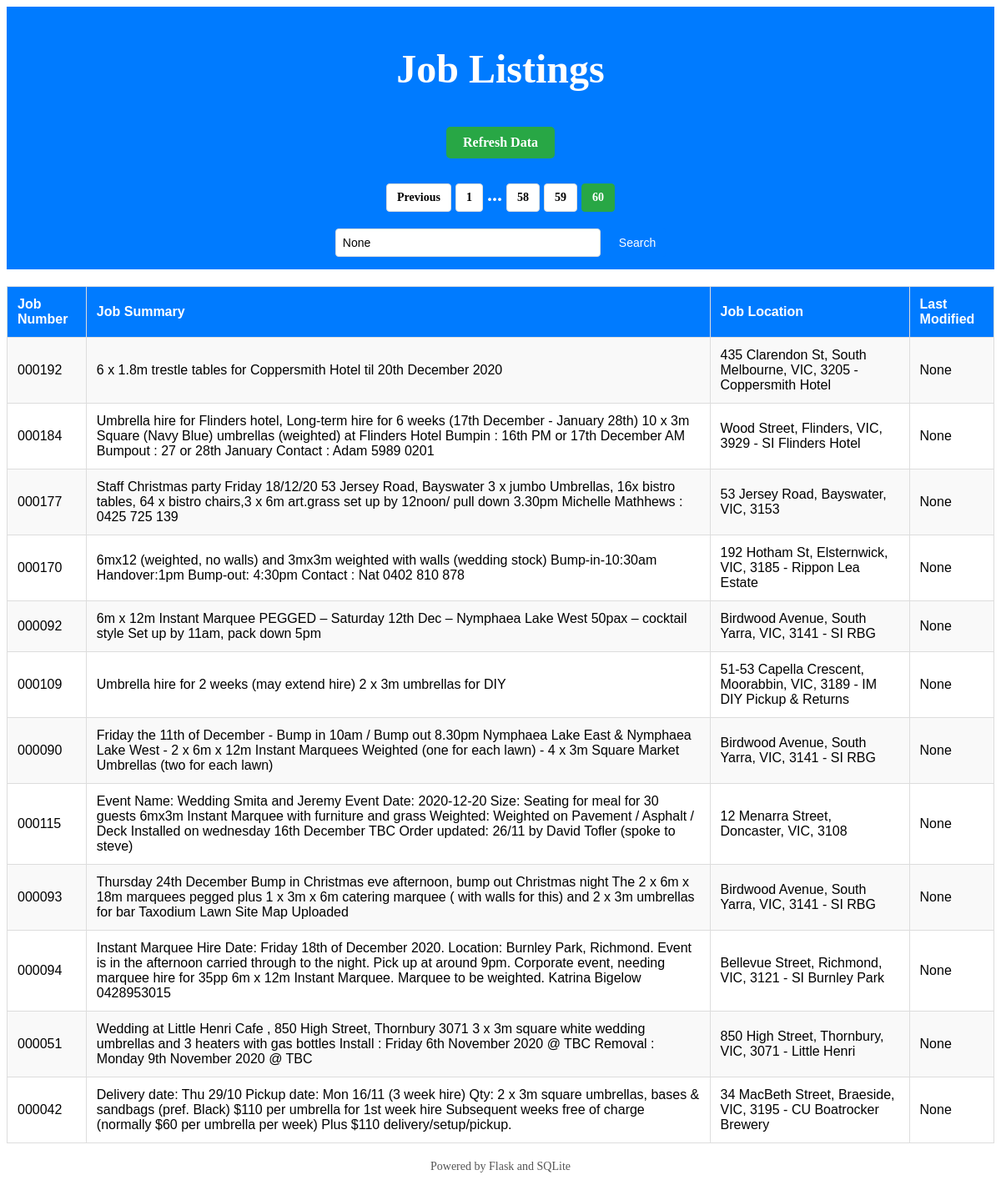
/?page=60, run on the app's committed database.
### tables this page shows
CREATE TABLE jobs (
            job_number TEXT PRIMARY KEY,
            job_summary TEXT,
            job_location TEXT,
            last_modified TIMESTAMP
        );

### app.py (the view)
@app.route("/")
def home():
    page = int(request.args.get('page', 1))
    search_query = request.args.get('search', None)
    jobs, total_jobs = get_cached_jobs(page=page, per_page=20, search_query=search_query)
    total_pages = (total_jobs + 19) // 20  # Calculate total pages
    return render_template(
        "index.html",
        jobs=jobs,
        current_page=page,
        total_pages=total_pages,
        search_query=search_query
    )

### templates/index.html (shortened to what this page needs)
<!DOCTYPE html>
<html lang="en">
<head>
    <link rel="stylesheet" href="{{ url_for('static', filename='styles.css') }}">
</head>
<body>
    <header>
        <h1>Job Listings</h1>
        <a href="/refresh" class="refresh-button">Refresh Data</a>
        <div class="pagination">
            {% if current_page > 1 %}
                <a href="/?page={{ current_page - 1 }}{% if search_query %}&search={{ search_query }}{% endif %}">Previous</a>
            {% endif %}
            <a href="/?page=1{% if search_query %}&search={{ search_query }}{% endif %}"
               class="{% if current_page == 1 %}active{% endif %}">1</a>
            {% if current_page > 4 %}
                <span>...</span>
            {% endif %}
            {% for i in range(current_page - 2, current_page + 3) %}
                {% if i > 1 and i < total_pages %}
                    <a href="/?page={{ i }}{% if search_query %}&search={{ search_query }}{% endif %}"
                       class="{% if i == current_page %}active{% endif %}">{{ i }}</a>
                {% endif %}
            {% endfor %}
            {% if total_pages > 1 %}
                <a href="/?page={{ total_pages }}{% if search_query %}&search={{ search_query }}{% endif %}"
                   class="{% if current_page == total_pages %}active{% endif %}">{{ total_pages }}</a>
            {% endif %}
        </div>
        <form method="get" action="/">
            <input type="text" name="search" placeholder="Search jobs..." value="{{ search_query }}">
            <button type="submit">Search</button>
        </form>
    </header>
    <main>
        <table>
            <thead>
                <tr>
                    <th>Job Number</th>
                    <th>Job Summary</th>
                    <th>Job Location</th>
                    <th>Last Modified</th>
                </tr>
            </thead>
            <tbody>
                {% for job in jobs %}
                    <tr class="{% if job[3] and job[3] < current_time - timedelta(hours=1) %}outdated{% endif %}">
                        <td>{{ job[0] }}</td>
                        <td>{{ job[1] }}</td>
                        <td>{{ job[2] }}</td>
                        <td>{{ job[3] }}</td>
                    </tr>
                {% else %}
                    <tr>
                        <td colspan="4">No jobs available</td>
                    </tr>
                {% endfor %}
            </tbody>
        </table>
    </main>
    <footer>
        <p>Powered by Flask and SQLite</p>
    </footer>
</body>
</html>

### static/styles.css (style rules this page uses)
table { width: 100%; border-collapse: collapse; margin: 20px 0; font-size: 16px; font-family: Arial, sans-serif; text-align: left; }
thead { background-color: #007bff; color: white; }
th, td { border: 1px solid #ddd; padding: 12px; }
tbody tr:nth-child(odd) { background-color: #f9f9f9; }
tbody tr:nth-child(even) { background-color: #ffffff; }
header { background-color: #007bff; color: white; padding: 15px; text-align: center; font-size: 24px; font-weight: bold; }
footer { margin-top: 20px; text-align: center; font-size: 14px; color: #555; }
.refresh-button { text-decoration: none; color: white; background-color: #28a745; padding: 10px 20px; border-radius: 5px; font-size: 16px; display: inline-block; margin: 10px 0; }
.pagination { display: flex; justify-content: center; flex-wrap: wrap; gap: 5px; margin-top: 20px; margin-bottom: 10px; }
.pagination a { padding: 8px 12px; text-decoration: none; color: #000000; background-color: #ffffff; border: 1px solid #ddd; border-radius: 4px; font-size: 14px; transition: background-color 0.2s ease, color 0.2s ease; }
.pagination a.active { background-color: #28a745; color: white; border-color: #28a745; }
form { display: flex; justify-content: center; margin-top: 20px; gap: 10px; }
form input { padding: 8px; border: 1px solid #ddd; border-radius: 4px; font-size: 14px; width: 300px; }
form button { padding: 8px 12px; background-color: #007bff; color: white; border: none; border-radius: 4px; cursor: pointer; font-size: 14px; }

### data on the page
jobs: job_number "000192", job_summary "6 x 1.8m trestle tables for Coppersmith Hotel til 20th December 2020", job_location "435 Clarendon St, South Melbourne, VIC, 3205 - Coppersmith Hotel", job "None"
jobs: job_number "000184", job_summary "Umbrella hire for Flinders hotel, Long-term hire for 6 weeks (17th December - January 28th) 10 x 3m Square (Navy Blue) umbrellas (weighted) at Flinders Hotel Bumpin : 16th PM or 17th December AM Bumpout : 27 or 28th January Contact : Adam 5989 0201", job_location "Wood Street, Flinders, VIC, 3929 - SI Flinders Hotel", job "None"
jobs: job_number "000177", job_summary "Staff Christmas party Friday 18/12/20 53 Jersey Road, Bayswater 3 x jumbo Umbrellas, 16x bistro tables, 64 x bistro chairs,3 x 6m art.grass set up by 12noon/ pull down 3.30pm Michelle Mathhews : 0425 725 139", job_location "53 Jersey Road, Bayswater, VIC, 3153", job "None"
jobs: job_number "000170", job_summary "6mx12 (weighted, no walls) and 3mx3m weighted with walls (wedding stock) Bump-in-10:30am Handover:1pm Bump-out: 4:30pm Contact : Nat 0402 810 878", job_location "192 Hotham St, Elsternwick, VIC, 3185 - Rippon Lea Estate", job "None"
jobs: job_number "000092", job_summary "6m x 12m Instant Marquee PEGGED – Saturday 12th Dec – Nymphaea Lake West 50pax – cocktail style Set up by 11am, pack down 5pm", job_location "Birdwood Avenue, South Yarra, VIC, 3141 - SI RBG", job "None"
jobs: job_number "000109", job_summary "Umbrella hire for 2 weeks (may extend hire) 2 x 3m umbrellas for DIY", job_location "51-53 Capella Crescent, Moorabbin, VIC, 3189 - IM DIY Pickup & Returns", job "None"
jobs: job_number "000090", job_summary "Friday the 11th of December - Bump in 10am / Bump out 8.30pm Nymphaea Lake East & Nymphaea Lake West - 2 x 6m x 12m Instant Marquees Weighted (one for each lawn) - 4 x 3m Square Market Umbrellas (two for each lawn)", job_location "Birdwood Avenue, South Yarra, VIC, 3141 - SI RBG", job "None"
jobs: job_number "000115", job_summary "Event Name: Wedding Smita and Jeremy Event Date: 2020-12-20 Size: Seating for meal for 30 guests 6mx3m Instant Marquee with furniture and grass Weighted: Weighted on Pavement / Asphalt / Deck Installed on wednesday 16th December TBC Order updated: 26/11 by David Tofler (spoke to steve)", job_location "12 Menarra Street, Doncaster, VIC, 3108", job "None"
jobs: job_number "000093", job_summary "Thursday 24th December Bump in Christmas eve afternoon, bump out Christmas night The 2 x 6m x 18m marquees pegged plus 1 x 3m x 6m catering marquee ( with walls for this) and 2 x 3m umbrellas for bar Taxodium Lawn Site Map Uploaded", job_location "Birdwood Avenue, South Yarra, VIC, 3141 - SI RBG", job "None"
jobs: job_number "000094", job_summary "Instant Marquee Hire Date: Friday 18th of December 2020. Location: Burnley Park, Richmond. Event is in the afternoon carried through to the night. Pick up at around 9pm. Corporate event, needing marquee hire for 35pp 6m x 12m Instant Marquee. Marquee to be weighted. Katrina Bigelow 0428953015", job_location "Bellevue Street, Richmond, VIC, 3121 - SI Burnley Park", job "None"
jobs: job_number "000051", job_summary "Wedding at Little Henri Cafe , 850 High Street, Thornbury 3071 3 x 3m square white wedding umbrellas and 3 heaters with gas bottles Install : Friday 6th November 2020 @ TBC Removal : Monday 9th November 2020 @ TBC", job_location "850 High Street, Thornbury, VIC, 3071 - Little Henri", job "None"
jobs: job_number "000042", job_summary "Delivery date: Thu 29/10 Pickup date: Mon 16/11 (3 week hire) Qty: 2 x 3m square umbrellas, bases & sandbags (pref. Black) $110 per umbrella for 1st week hire Subsequent weeks free of charge (normally $60 per umbrella per week) Plus $110 delivery/setup/pickup.", job_location "34 MacBeth Street, Braeside, VIC, 3195 - CU Boatrocker Brewery", job "None"

### other printed values
{{ i }} "58" "59"
{{ total_pages }} "60"
